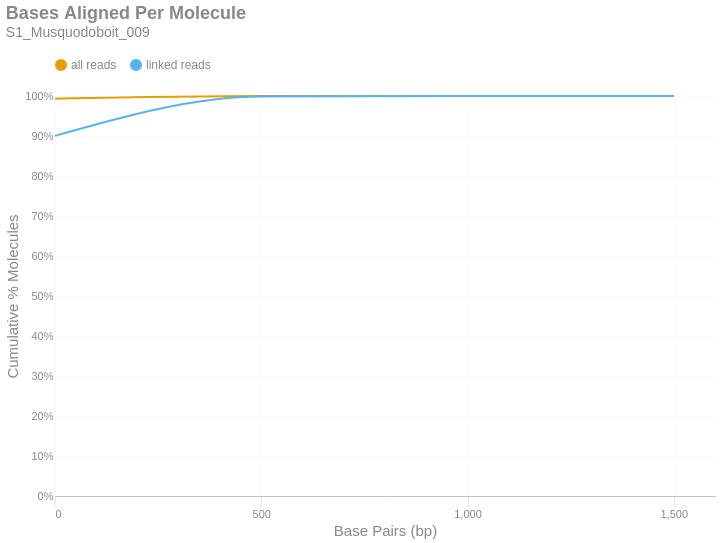

This figure's notebook cell:
### Markdown cell above
### Bases Aligned Per Molecule
This is a cumulative frequency distribution showing the number of base pairs aligned per unique molecule. These data are shown in 500 bp bins. There are two distributions: one with `all reads` (yellow) and another with only `linked reads` (blue). The percent of molecules in the `linked reads` distribution is relative to the total number of linked molecules.

### Code cell
if SKIPLR:
    print_html(f"Skipped")
else:
    binned_df = consolidated_hist(valids['aligned_bp'], mask, 500, True)
    with SafeRender(binned_df):
        (
            density_plot(binned_df, 'Bases Aligned Per Molecule', samplename, 'basesper')
            .encode(
                x=alt.X('bin:Q', title="Base Pairs (bp)").axis(tickMinStep=500).scale(padding=0),
                y=alt.Y('value:Q', title='Cumulative % Molecules')
                    .axis(format='%')
                    .scale(domain = [0,1])
                    .stack(False),
                color=alt.Color("key:N").scale(domain = ["all reads", "linked reads"]),
                tooltip = [
                    alt.Tooltip("key:N", title = "Data Type"),
                    alt.Tooltip("range_label:N", title="Bases Aligned Per Molecule"),
                    alt.Tooltip("value:Q", format = ".2%", title="% Molecules (Cum.)")
                ]
            )
        ).display()

### Figure 1 — Vega-Lite specification as saved in the notebook (floating-point values rounded to 4 significant figures)
{"width": "container", "height": 400, "config": {"title": {"anchor": "start", "dy": -15, "fontSize": 18, "color": "#888888", "subtitleColor": "#888888", "subtitleFontSize": 14}, "arc": {"fill": "#0072B2"}, "axis": {"domainColor": "#888888", "domainWidth": 0.5, "gridWidth": 0.2, "grid": false, "titleFontWeight": 400, "titleFontSize": 15, "labelFontSize": 11, "labelColor": "#888888", "tickColor": "#888888", "tickWidth": 0.2, "titleColor": "#888888"}, "axisBand": {"grid": false}, "axisX": {"grid": true, "tickSize": 10, "domainCap": "round"}, "axisY": {"domain": false, "grid": true, "tickSize": 0, "domainCap": "round"}, "background": "transparent", "header": {"labelFontSize": 15, "labelColor": "#888888", "titleFontSize": 15, "titleFontWeight": 600, "titleColor": "#888888"}, "legend": {"labelFont": "sans-serif", "labelFontSize": 12, "labelColor": "#888888", "symbolSize": 100, "symbolType": "circle", "titleFontSize": 12, "titlePadding": 10, "titleColor": "#888888", "title": null, "orient": "top"}, "range": {"category": ["#E69F00", "#56B4E9", "#009E73", "#F0E442", "#0072B2", "#D55E00", "#CC79A7", "#000000"], "diverging": ["#cfe8f3", "#a2d4ec", "#73bfe2", "#46abdb", "#1696d2", "#12719e"]}, "area": {"fill": "#0072B2", "fillOpacity": 0.7, "line": true, "strokeOpacity": 0.7}, "line": {"color": "#0072B2", "stroke": "#0072B2", "strokeWidth": 2}, "trail": {"color": "#0072B2", "stroke": "#0072B2", "strokeWidth": 0, "size": 1}, "point": {"filled": true, "fillOpacity": 1.0, "size": 95}, "text": {"color": "#888888", "fontSize": 11, "align": "right", "fontWeight": 400, "size": 11}, "bar": {"fill": "#0072B2", "stroke": null}, "view": {"stroke": null, "continuousWidth": 660, "continuousHeight": 400}}, "data": {"name": "data-c98466127beb3a37f37a174d5b89ebdf"}, "mark": {"type": "line", "interpolate": "monotone", "point": {"opacity": 0, "size": 275}}, "encoding": {"color": {"field": "key", "scale": {"domain": ["all reads", "linked reads"]}, "type": "nominal"}, "tooltip": [{"field": "key", "title": "Data Type", "type": "nominal"}, {"field": "range_label", "title": "Bases Aligned Per Molecule", "type": "nominal"}, {"field": "value", "format": ".2%", "title": "% Molecules (Cum.)", "type": "quantitative"}], "x": {"axis": {"tickMinStep": 500}, "field": "bin", "scale": {"padding": 0}, "title": "Base Pairs (bp)", "type": "quantitative"}, "y": {"axis": {"format": "%"}, "field": "value", "scale": {"domain": [0, 1]}, "stack": false, "title": "Cumulative % Molecules", "type": "quantitative"}}, "params": [{"name": "param_c36ac31b6afebe62", "select": {"type": "point", "fields": ["key"]}, "bind": "legend"}], "title": {"text": "Bases Aligned Per Molecule", "subtitle": "S1_Musquodoboit_009"}, "transform": [{"fold": ["all reads (cumsum)", "linked reads (cumsum)"]}, {"calculate": "replace(datum.key, ' (cumsum)', '')", "as": "key"}, {"filter": {"param": "param_c36ac31b6afebe62"}}], "usermeta": {"embedOptions": {"downloadFileName": "S1_Musquodoboit_009.basesper"}}, "$schema": "https://vega.github.io/schema/vega-lite/v6.1.0.json", "datasets": {"data-c98466127beb3a37f37a174d5b89ebdf": [{"bin": "0.0", "interval": "0.0-500.0", "all reads": 0.9932, "linked reads": 0.9003, "all reads (cumsum)": 0.9932, "linked reads (cumsum)": 0.9003, "range_label": "0-499"}, {"bin": "500.0", "interval": "500.0-1000.0", "all reads": 0.006711, "linked reads": 0.09832, "all reads (cumsum)": 0.9999, "linked reads (cumsum)": 0.9987, "range_label": "500-999"}, {"bin": "1000.0", "interval": "1000.0-1500.0", "all reads": 0.0001105, "linked reads": 0.00132, "all reads (cumsum)": 1.0, "linked reads (cumsum)": 1.0, "range_label": "1000-1499"}, {"bin": "1500.0", "interval": "1500.0-2000.0", "all reads": 2.281e-06, "linked reads": 2.086e-05, "all reads (cumsum)": 1.0, "linked reads (cumsum)": 1.0, "range_label": "1500-1999"}]}}
